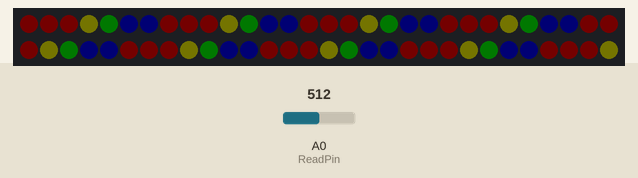
A sketch run on a simulated ATtiny85, built with avr-gcc and run on an emulated ATtiny85. Parts: 60 RGB LEDs in strip order, left to right, continuing on the next row. The test bench sets the inputs (shaded band); at power-on: A0 (ReadPin) = 512. Dim RGB values are drawn brighter than linear.

Above: at 1.2 s.
1.3 s: A0 (ReadPin) set to 716
2.8 s: A0 (ReadPin) set to 306
At 3.1 s:
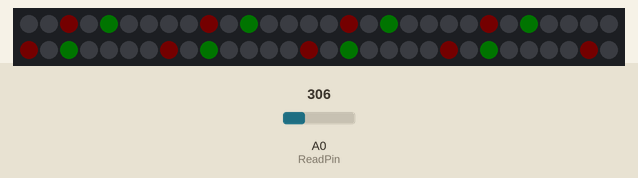
4.3 s: A0 (ReadPin) set to 271
5.8 s: A0 (ReadPin) set to 244
7.3 s: A0 (ReadPin) set to 511
At 7.8 s:
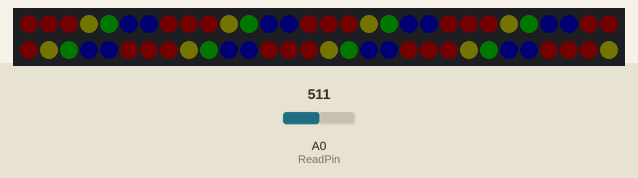
8.8 s: A0 (ReadPin) set to 122
At 10.1 s:
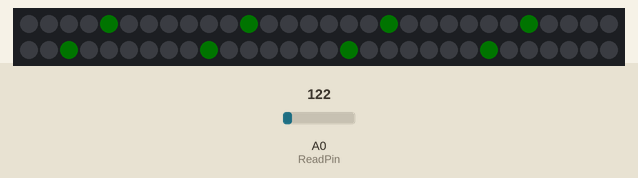
Timing chart, 0 to 11.3 s (numbered marks = the images above; inputs shaded):
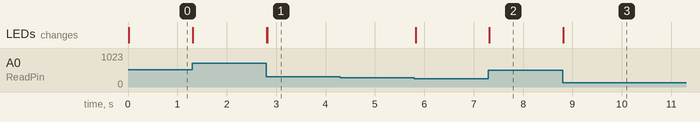

Measured:
- after the input at 2.8 s, the LEDs: first change at once (image 1 shows a later state)
- after the input at 4.3 s, every drawn part: stays the same
- after the input at 7.3 s, the LEDs: first change at once (image 2 shows a later state)
- after the input at 8.8 s, the LEDs: first change at once (image 3 shows a later state)

The sketch:

WS2812_LEDStrip.ino
```cpp
#include "Adafruit_NeoPixel.h"
#include "WS2812_Definitions.h"

#define PIN 4
#define LED_COUNT 60

Adafruit_NeoPixel leds = Adafruit_NeoPixel(LED_COUNT, PIN, NEO_GRB + NEO_KHZ800);

int StrobePin = 8;
int ResetPin = 7;
int ReadPin = A0;

float analogVal;

void setup()
{
  leds.begin();  // Call this to start up the LED strip.
  clearLEDs();   // This function, defined below, turns all LEDs off...
  leds.show();   // ...but the LEDs don't actually update until you call this.
  pinMode(StrobePin, OUTPUT);
  pinMode(ResetPin, OUTPUT);
  pinMode(ReadPin, INPUT);
  digitalWrite(StrobePin, LOW);
  digitalWrite(ResetPin, LOW);
  Reset(); //reset multiplexer
}

void loop()
{
	int sensitivity = 200;
	StepStrobe();
	analogVal = map(analogRead(ReadPin), 60, 1023, sensitivity, 1);
	Bass(MAROON, analogVal);

	StepStrobe();
	analogVal = map(analogRead(ReadPin), 60, 1023, sensitivity, 1);
	Bass1(DARKRED, analogVal);

	StepStrobe();
	analogVal = map(analogRead(ReadPin), 60, 1023, sensitivity, 1);
	Midrange(SIENNA, analogVal);

	StepStrobe();
	analogVal = map(analogRead(ReadPin), 60, 1023, sensitivity, 1);
	Midrange1(OLIVE, analogVal);

	StepStrobe();
	analogVal = map(analogRead(ReadPin), 60, 1023, sensitivity, 1);
	Midrange2(LIME, analogVal);

	StepStrobe();
	analogVal = map(analogRead(ReadPin), 60, 1023, sensitivity, 1);
	Highs(MIDNIGHTBLUE, analogVal);

	StepStrobe();
	analogVal = map(analogRead(ReadPin), 60, 1023, sensitivity, 1);
	Highs1(INDIGO, analogVal);
}

void clearLEDs()
{
  for (int i=0; i<LED_COUNT; i++)
  {
    leds.setPixelColor(i, 0);
  }
}

void Bass(unsigned long color , byte brightness)
{
	int i = 0;

	byte red = (color & 0xFF0000) >> 16;
	byte green = (color & 0x00FF00) >> 8;
	byte blue = (color & 0x0000FF);

	while(i <= LED_COUNT)
	{
		leds.setPixelColor(i, red/(brightness), green/(brightness), blue/(brightness));
		i = i + 7;
	}

	leds.show();
}

void Bass1(unsigned long color , byte brightness)
{
	int i = 1;

	byte red = (color & 0xFF0000) >> 16;
	byte green = (color & 0x00FF00) >> 8;
	byte blue = (color & 0x0000FF);

	while(i <= LED_COUNT)
	{
		leds.setPixelColor(i, red/(brightness), green/(brightness), blue/(brightness));
		i = i + 7;
	}

	leds.show();
}

void Midrange(unsigned long color , byte brightness)
{
	int i = 2;

	byte red = (color & 0xFF0000) >> 16;
	byte green = (color & 0x00FF00) >> 8;
	byte blue = (color & 0x0000FF);

	while(i <= LED_COUNT)
	{
		leds.setPixelColor(i, red/(brightness), green/(brightness), blue/(brightness));
		i = i + 7;
	}
}

void Midrange1(unsigned long color , byte brightness)
{
	int i = 3;

	byte red = (color & 0xFF0000) >> 16;
	byte green = (color & 0x00FF00) >> 8;
	byte blue = (color & 0x0000FF);

	while(i <= LED_COUNT)
	{
		leds.setPixelColor(i, red/(brightness), green/(brightness), blue/(brightness));
		i = i + 7;
	}
}

void Midrange2(unsigned long color , byte brightness)
{
	int i = 4;

	byte red = (color & 0xFF0000) >> 16;
	byte green = (color & 0x00FF00) >> 8;
	byte blue = (color & 0x0000FF);

	while(i <= LED_COUNT)
	{
		leds.setPixelColor(i, red/(brightness), green/(brightness), blue/(brightness));
		i = i + 7;
	}
}

void Highs(unsigned long color , byte brightness)
{
	int i = 5;

	byte red = (color & 0xFF0000) >> 16;
	byte green = (color & 0x00FF00) >> 8;
	byte blue = (color & 0x0000FF);

	while(i <= LED_COUNT)
	{
		leds.setPixelColor(i, red/(brightness), green/(brightness), blue/(brightness));
		i = i + 7;
	}
}

void Highs1(unsigned long color , byte brightness)
{
	int i = 6;

	byte red = (color & 0xFF0000) >> 16;
	byte green = (color & 0x00FF00) >> 8;
	byte blue = (color & 0x0000FF);

	while(i <= LED_COUNT)
	{
		leds.setPixelColor(i, red/(brightness), green/(brightness), blue/(brightness));
		i = i + 7;
	}
}

void StepStrobe()
{
	digitalWrite(StrobePin, HIGH);
	digitalWrite(StrobePin, LOW);
	delayMicroseconds(30);
}

void Reset()
{
	digitalWrite(ResetPin, HIGH);
	digitalWrite(ResetPin, LOW);
	delayMicroseconds(30);
}
```

WS2812_Definitions.h
```cpp
/*
  Bunches of definitions for the WS2812 Breakout Board example code

*/

// These are for the cascade function
#define TOP_DOWN 0
#define DOWN_TOP 1

/* A world of colors to set your LED to
  Standard HTML Color Codes sorted by Hex Value
    to see the colors in action, check out:
   http://www.w3schools.com/html/html_colorvalues.asp */

#define BLACK			0x000000
#define NAVY			0x000080
#define DARKBLUE		0x00008B
#define MEDIUMBLUE		0x0000CD
#define BLUE			0x0000FF
#define DARKGREEN		0x006400
#define GREEN			0x008000
#define TEAL			0x008080
#define DARKCYAN		0x008B8B
#define DEEPSKYBLUE		0x00BFFF
#define DARKTURQUOISE		0x00CED1
#define MEDIUMSPRINGGREEN	0x00FA9A
#define LIME			0x00FF00
#define SPRINGGREEN		0x00FF7F
#define AQUA			0x00FFFF
#define CYAN			0x00FFFF
#define MIDNIGHTBLUE		0x191970
#define DODGERBLUE		0x1E90FF
#define LIGHTSEAGREEN		0x20B2AA
#define FORESTGREEN		0x228B22
#define SEAGREEN		0x2E8B57
#define DARKSLATEGRAY		0x2F4F4F
#define LIMEGREEN		0x32CD32
#define MEDIUMSEAGREEN		0x3CB371
#define TURQUOISE		0x40E0D0
#define ROYALBLUE		0x4169E1
#define STEELBLUE		0x4682B4
#define DARKSLATEBLUE		0x483D8B
#define MEDIUMTURQUOISE		0x48D1CC
#define INDIGO 			0x4B0082
#define DARKOLIVEGREEN		0x556B2F
#define CADETBLUE		0x5F9EA0
#define CORNFLOWERBLUE		0x6495ED
#define MEDIUMAQUAMARINE	0x66CDAA
#define DIMGRAY			0x696969
#define SLATEBLUE		0x6A5ACD
#define OLIVEDRAB		0x6B8E23
#define SLATEGRAY		0x708090
#define LIGHTSLATEGRAY		0x778899
#define MEDIUMSLATEBLUE		0x7B68EE
#define LAWNGREEN		0x7CFC00
#define CHARTREUSE		0x7FFF00
#define AQUAMARINE		0x7FFFD4
#define MAROON			0x800000
#define PURPLE			0x800080
#define OLIVE			0x808000
#define GRAY			0x808080
#define SKYBLUE			0x87CEEB
#define LIGHTSKYBLUE		0x87CEFA
#define BLUEVIOLET		0x8A2BE2
#define DARKRED			0x8B0000
#define DARKMAGENTA		0x8B008B
#define SADDLEBROWN		0x8B4513
#define DARKSEAGREEN		0x8FBC8F
#define LIGHTGREEN		0x90EE90
#define MEDIUMPURPLE		0x9370DB
#define DARKVIOLET		0x9400D3
#define PALEGREEN		0x98FB98
#define DARKORCHID		0x9932CC
#define YELLOWGREEN		0x9ACD32
#define SIENNA			0xA0522D
#define BROWN			0xA52A2A
#define DARKGRAY		0xA9A9A9
#define LIGHTBLUE		0xADD8E6
#define GREENYELLOW		0xADFF2F
#define PALETURQUOISE	        0xAFEEEE
#define LIGHTSTEELBLUE		0xB0C4DE
#define POWDERBLUE		0xB0E0E6
#define FIREBRICK		0xB22222
#define DARKGOLDENROD		0xB8860B
#define MEDIUMORCHID		0xBA55D3
#define ROSYBROWN		0xBC8F8F
#define DARKKHAKI		0xBDB76B
#define SILVER			0xC0C0C0
#define MEDIUMVIOLETRED	        0xC71585
#define INDIANRED 		0xCD5C5C
#define PERU			0xCD853F
#define CHOCOLATE		0xD2691E
#define TAN			0xD2B48C
#define LIGHTGRAY		0xD3D3D3
#define THISTLE			0xD8BFD8
#define ORCHID			0xDA70D6
#define GOLDENROD		0xDAA520
#define PALEVIOLETRED		0xDB7093
#define CRIMSON			0xDC143C
#define GAINSBORO		0xDCDCDC
#define PLUM			0xDDA0DD
#define BURLYWOOD		0xDEB887
#define LIGHTCYAN		0xE0FFFF
#define LAVENDER		0xE6E6FA
#define DARKSALMON		0xE9967A
#define VIOLET			0xEE82EE
#define PALEGOLDENROD		0xEEE8AA
#define LIGHTCORAL		0xF08080
#define KHAKI			0xF0E68C
#define ALICEBLUE		0xF0F8FF
#define HONEYDEW		0xF0FFF0
#define AZURE			0xF0FFFF
#define SANDYBROWN		0xF4A460
#define WHEAT			0xF5DEB3
#define BEIGE			0xF5F5DC
#define WHITESMOKE		0xF5F5F5
#define MINTCREAM		0xF5FFFA
#define GHOSTWHITE		0xF8F8FF
#define SALMON			0xFA8072
#define ANTIQUEWHITE		0xFAEBD7
#define LINEN			0xFAF0E6
#define LIGHTGOLDENRODYELLOW	0xFAFAD2
#define OLDLACE			0xFDF5E6
#define RED			0xFF0000
#define FUCHSIA			0xFF00FF
#define MAGENTA			0xFF00FF
#define DEEPPINK		0xFF1493
#define ORANGERED		0xFF4500
#define TOMATO			0xFF6347
#define HOTPINK			0xFF69B4
#define CORAL			0xFF7F50
#define DARKORANGE		0xFF8C00
#define LIGHTSALMON		0xFFA07A
#define ORANGE			0xFFA500
#define LIGHTPINK		0xFFB6C1
#define PINK			0xFFC0CB
#define GOLD			0xFFD700
#define PEACHPUFF		0xFFDAB9
#define NAVAJOWHITE		0xFFDEAD
#define MOCCASIN		0xFFE4B5
#define BISQUE			0xFFE4C4
#define MISTYROSE		0xFFE4E1
#define BLANCHEDALMOND		0xFFEBCD
#define PAPAYAWHIP		0xFFEFD5
#define LAVENDERBLUSH		0xFFF0F5
#define SEASHELL		0xFFF5EE
#define CORNSILK		0xFFF8DC
#define LEMONCHIFFON		0xFFFACD
#define FLORALWHITE		0xFFFAF0
#define SNOW			0xFFFAFA
#define YELLOW			0xFFFF00
#define LIGHTYELLOW		0xFFFFE0
#define IVORY			0xFFFFF0
#define WHITE			0xFFFFFF
```
